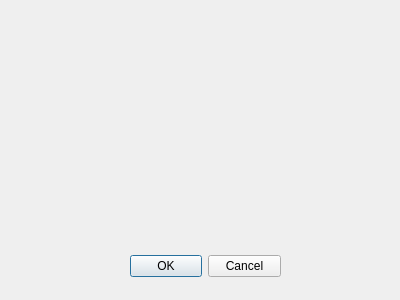
<?xml version="1.0" encoding="UTF-8"?>
<ui version="4.0">
 <class>simSettingsDialog</class>
 <widget class="QDialog" name="simSettingsDialog">
  <property name="geometry">
   <rect>
    <x>0</x>
    <y>0</y>
    <width>400</width>
    <height>300</height>
   </rect>
  </property>
  <property name="windowTitle">
   <string>Simulation Settings</string>
  </property>
  <widget class="QDialogButtonBox" name="buttonBox">
   <property name="geometry">
    <rect>
     <x>130</x>
     <y>250</y>
     <width>151</width>
     <height>32</height>
    </rect>
   </property>
   <property name="orientation">
    <enum>Qt::Horizontal</enum>
   </property>
   <property name="standardButtons">
    <set>QDialogButtonBox::Cancel|QDialogButtonBox::Ok</set>
   </property>
  </widget>
 </widget>
 <resources/>
 <connections>
  <connection>
   <sender>buttonBox</sender>
   <signal>accepted()</signal>
   <receiver>simSettingsDialog</receiver>
   <slot>accept()</slot>
   <hints>
    <hint type="sourcelabel">
     <x>248</x>
     <y>254</y>
    </hint>
    <hint type="destinationlabel">
     <x>157</x>
     <y>274</y>
    </hint>
   </hints>
  </connection>
  <connection>
   <sender>buttonBox</sender>
   <signal>rejected()</signal>
   <receiver>simSettingsDialog</receiver>
   <slot>reject()</slot>
   <hints>
    <hint type="sourcelabel">
     <x>316</x>
     <y>260</y>
    </hint>
    <hint type="destinationlabel">
     <x>286</x>
     <y>274</y>
    </hint>
   </hints>
  </connection>
 </connections>
</ui>
